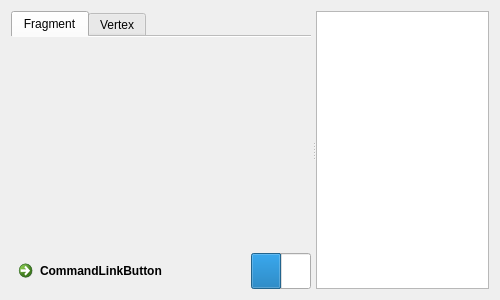
<?xml version="1.0" encoding="UTF-8"?>
<ui version="4.0">
 <class>ShaderTest</class>
 <widget class="QDialog" name="ShaderTest">
  <property name="geometry">
   <rect>
    <x>0</x>
    <y>0</y>
    <width>500</width>
    <height>300</height>
   </rect>
  </property>
  <property name="minimumSize">
   <size>
    <width>500</width>
    <height>300</height>
   </size>
  </property>
  <property name="windowTitle">
   <string>Test</string>
  </property>
  <property name="sizeGripEnabled">
   <bool>false</bool>
  </property>
  <property name="modal">
   <bool>false</bool>
  </property>
  <layout class="QGridLayout" name="gridLayout">
   <item row="0" column="0">
    <widget class="QSplitter" name="splitter">
     <property name="orientation">
      <enum>Qt::Horizontal</enum>
     </property>
     <property name="opaqueResize">
      <bool>true</bool>
     </property>
     <property name="handleWidth">
      <number>5</number>
     </property>
     <property name="childrenCollapsible">
      <bool>false</bool>
     </property>
     <widget class="QWidget" name="">
      <layout class="QVBoxLayout" name="verticalLayout">
       <item>
        <widget class="QTabWidget" name="tabWidget">
         <property name="enabled">
          <bool>true</bool>
         </property>
         <property name="minimumSize">
          <size>
           <width>300</width>
           <height>0</height>
          </size>
         </property>
         <property name="sizeIncrement">
          <size>
           <width>300</width>
           <height>0</height>
          </size>
         </property>
         <property name="tabPosition">
          <enum>QTabWidget::North</enum>
         </property>
         <property name="tabShape">
          <enum>QTabWidget::Rounded</enum>
         </property>
         <property name="currentIndex">
          <number>0</number>
         </property>
         <property name="elideMode">
          <enum>Qt::ElideMiddle</enum>
         </property>
         <property name="usesScrollButtons">
          <bool>false</bool>
         </property>
         <property name="documentMode">
          <bool>true</bool>
         </property>
         <property name="movable">
          <bool>false</bool>
         </property>
         <widget class="QWidget" name="tab">
          <attribute name="title">
           <string>Fragment</string>
          </attribute>
          <layout class="QGridLayout" name="gridLayout_2">
           <item row="1" column="0">
            <layout class="QGridLayout" name="gridLayout_4"/>
           </item>
          </layout>
         </widget>
         <widget class="QWidget" name="tab_2">
          <attribute name="title">
           <string>Vertex</string>
          </attribute>
          <layout class="QGridLayout" name="gridLayout_3">
           <item row="0" column="0">
            <layout class="QGridLayout" name="gridLayout_5"/>
           </item>
          </layout>
         </widget>
        </widget>
       </item>
       <item>
        <layout class="QHBoxLayout" name="horizontalLayout">
         <item>
          <widget class="QCommandLinkButton" name="commandLinkButton">
           <property name="text">
            <string>CommandLinkButton</string>
           </property>
           <property name="autoRepeat">
            <bool>false</bool>
           </property>
          </widget>
         </item>
         <item>
          <widget class="QProgressBar" name="progressBar">
           <property name="maximumSize">
            <size>
             <width>60</width>
             <height>16777211</height>
            </size>
           </property>
           <property name="styleSheet">
            <string notr="true"/>
           </property>
           <property name="maximum">
            <number>2</number>
           </property>
           <property name="value">
            <number>1</number>
           </property>
           <property name="textVisible">
            <bool>false</bool>
           </property>
           <property name="orientation">
            <enum>Qt::Horizontal</enum>
           </property>
           <property name="textDirection">
            <enum>QProgressBar::BottomToTop</enum>
           </property>
           <property name="format">
            <string/>
           </property>
          </widget>
         </item>
        </layout>
       </item>
      </layout>
     </widget>
     <widget class="QPlainTextEdit" name="log"/>
    </widget>
   </item>
  </layout>
 </widget>
 <resources/>
 <connections/>
</ui>
